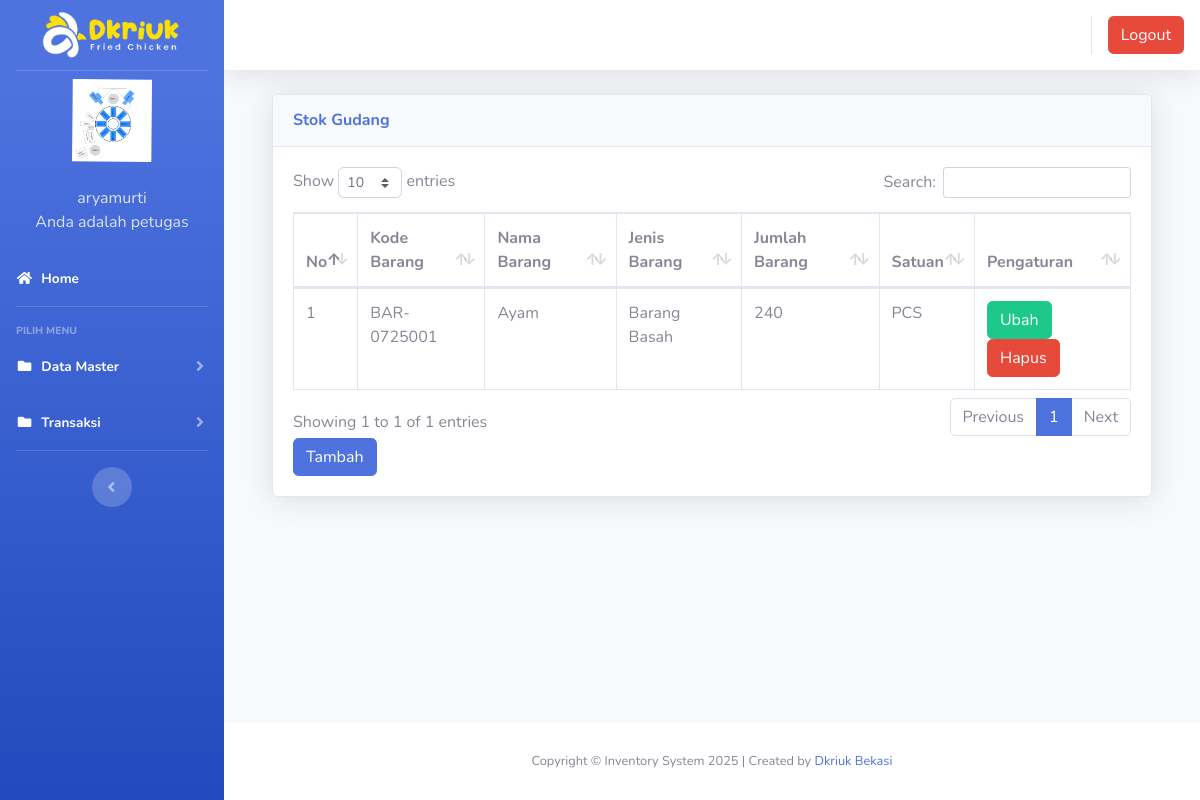
Page /index2.php?page=gudang (signed in) on the committed database.
### tables this page shows
CREATE TABLE IF NOT EXISTS `users` (
  `id` int(11) NOT NULL AUTO_INCREMENT,
  `nik` varchar(10) NOT NULL,
  `nama` varchar(100) NOT NULL,
  `alamat` varchar(200) NOT NULL,
  `telepon` varchar(100) NOT NULL,
  `username` varchar(100) NOT NULL,
  `password` varchar(100) NOT NULL,
  `level` varchar(25) NOT NULL DEFAULT 'member',
  `foto` varchar(255) NOT NULL,
  PRIMARY KEY (`id`)
);

CREATE TABLE IF NOT EXISTS `gudang` (
  `id` int(11) NOT NULL AUTO_INCREMENT,
  `kode_barang` varchar(100) NOT NULL,
  `nama_barang` varchar(100) NOT NULL,
  `jenis_barang` varchar(100) NOT NULL,
  `jumlah` int(100) NOT NULL DEFAULT 0,
  `satuan` varchar(10) NOT NULL,
  PRIMARY KEY (`id`)
);

### page/gudang/gudang.php (the view, shortened to what this page needs)
<div class="container-fluid">
  <div class="card shadow mb-4">
    <div class="card-header py-3">
      <h6 class="m-0 font-weight-bold text-primary">Stok Gudang</h6>
    </div>
    <div class="card-body">
      <div class="table-responsive">
        <table class="table table-bordered" id="dataTable" width="100%" cellspacing="0">
        <thead>
                                <tr>
			<th>No</th>
			<th>Kode Barang</th>
			<th>Nama Barang</th>
			<th>Jenis Barang</th>
			<th>Jumlah Barang</th>
			<th>Satuan</th>
			<th>Pengaturan</th>
                                </tr>
		</thead>
                        <tbody>
                        <?php
                        $no = 1;
                        $sql = $koneksi->query("select * from gudang");
                        while ($data = $sql->fetch_assoc()) {
                        ?>
                            <tr>
                                <td><?php echo $no++; ?></td>
                                <td><?php echo $data['kode_barang'] ?></td>
                                <td><?php echo $data['nama_barang'] ?></td>
                                <td><?php echo $data['jenis_barang'] ?></td>
                                <td><?php echo ($data['jumlah'] === null || $data['jumlah'] === "" ? "0" : $data['jumlah']); ?></td>
                                <td><?php echo $data['satuan'] ?></td>
                                <td>
                                    <a href="?page=gudang&aksi=ubahgudang&kode_barang=<?php echo $data['kode_barang'] ?>" class="btn btn-success" >Ubah</a>
                                    <a onclick="return confirm('Apakah anda yakin akan menghapus data ini?')" href="?page=gudang&aksi=hapusgudang&kode_barang=<?php echo $data['kode_barang'] ?>" class="btn btn-danger" >Hapus</a>
                                </td>
                            </tr>
                        <?php }?>
                        </tbody>
                        </table>
<a href="?page=gudang&aksi=tambahgudang" class="btn btn-primary" >Tambah</a>
      </div>
    </div>
  </div>
</div>

### index2.php (shortened to what this page needs)
<?php
	$koneksi = new mysqli("localhost","pora5278_fahmi","Au1b839@@","pora5278_inventrizki");
	?>
<!DOCTYPE html>
<html lang="en">
<head>
  <link href="vendor/fontawesome-free/css/all.min.css" rel="stylesheet" type="text/css">
  <link href="css/sb-admin-2.min.css" rel="stylesheet">
  <link href="vendor/datatables/dataTables.bootstrap4.min.css" rel="stylesheet">
</head>
<body id="page-top">
  <div id="wrapper">
    <ul class="navbar-nav bg-gradient-primary sidebar sidebar-dark accordion" id="accordionSidebar">
      <a class="sidebar-brand d-flex align-items-center justify-content-center" href="index3.php">
        <div class="sidebar-brand-text mx-2">
          <img src="img/logodkriuk.png" alt="Logo Image" width="150px"/>
        </div>
      </a>
 <?php
   if ($_SESSION['petugas']) {
	   $user = $_SESSION['petugas'];
   }
   $sql =$koneksi->query("select * from users where id='$user'");
   $data = $sql->fetch_assoc();
   ?>
    <li class="d-flex align-items-center justify-content-center">
        <a class="nav-link">
		 <img src="img/<?php echo $data['foto']?>" class="img-circle" width="80" alt="User"/></a>
	  </li>
		 <li class="nav-item ">
        <a class="nav-link">
         	<div class="d-flex align-items-center justify-content-center" class="name">  <?php echo  $data['nama'];?></div></font>
			<div class="d-flex align-items-center justify-content-center" class="email">Anda adalah <?php echo $data['level'];?></div>
		 </a>
      </li>
      <li class="nav-item active">
        <a class="nav-link" href="?page=home2">
          <i class="fas fa-fw fa-home"></i>
          <span>Home</span></a>
      </li>
      <hr class="sidebar-divider">
      <div class="sidebar-heading">
        Pilih Menu
      </div>
	   <li class="nav-item active">
        <a class="nav-link collapsed" href="#" data-toggle="collapse" data-target="#collapseData" aria-expanded="true" aria-controls="collapseData">
          <i class="fas fa-fw fa-folder"></i>
          <span>Data Master</span>
        </a>
      </li>
	    <li class="nav-item active">
        <a class="nav-link collapsed" href="#" data-toggle="collapse" data-target="#collapsePages" aria-expanded="true" aria-controls="collapsePages">
          <i class="fas fa-fw fa-folder"></i>
          <span>Transaksi</span>
        </a>
      </li>
      <hr class="sidebar-divider d-none d-md-block">
      <div class="text-center d-none d-md-inline">
        <button class="rounded-circle border-0" id="sidebarToggle"></button>
      </div>
    </ul>
    <div id="content-wrapper" class="d-flex flex-column">
      <div id="content">
        <nav class="navbar navbar-expand navbar-light bg-white topbar mb-4 static-top shadow">
          <ul class="navbar-nav ml-auto">
            <li class="nav-item dropdown no-arrow">
			 <div class="top-menu">
        <ul class="nav pull-right top-menu">
       <li><a onclick="return confirm('Apakah anda yakin akan logout?')" class="btn btn-danger" class="logout" href="logout.php">Logout</a></li>
        </ul>
      </div>
            </li>
          </ul>
        </nav>
        <div class="container-fluid">
		 <section class="content">
		      <?php
			   $page = $_GET['page'];
			   $aksi = $_GET['aksi'];
				if ($page == "gudang") {
				   if ($aksi == "") {
					   include "page/gudang/gudang.php";
				   }
				}
			   ?>
    </section>
</div>
    </div>
      <footer class="sticky-footer bg-white" style="">
        <div class="container my-auto">
          <div class="copyright text-center my-auto">
          <span>Copyright  &copy; Inventory System 2025 | Created by <a href='https://dkriuk.com/' title='Drkiuk' target='_blank'>Dkriuk Bekasi</a>
            </span>
          </div>
        </div>
      </footer>
  </div>
  </div>
</body>
</html>

### rows in the picture
users: foto (picture), nama "aryamurti", level "petugas"
gudang: kode_barang "BAR-0725001", nama_barang "Ayam", jenis_barang "Barang Basah", jumlah "240", satuan "PCS"
